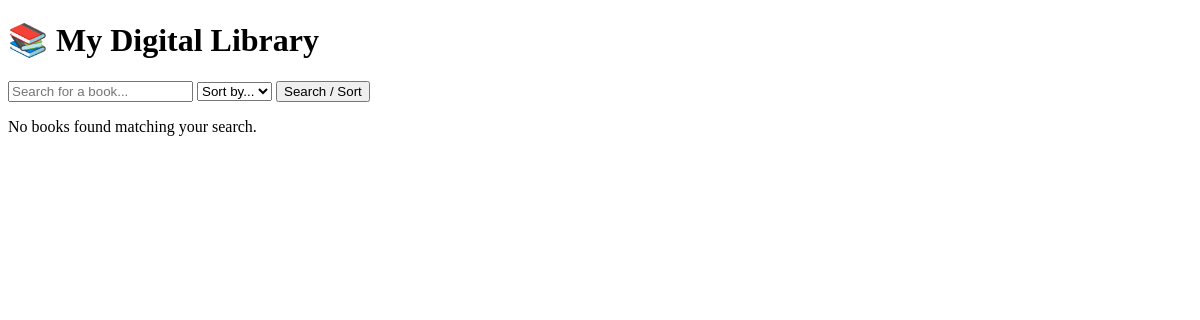
The app's page /, older data.
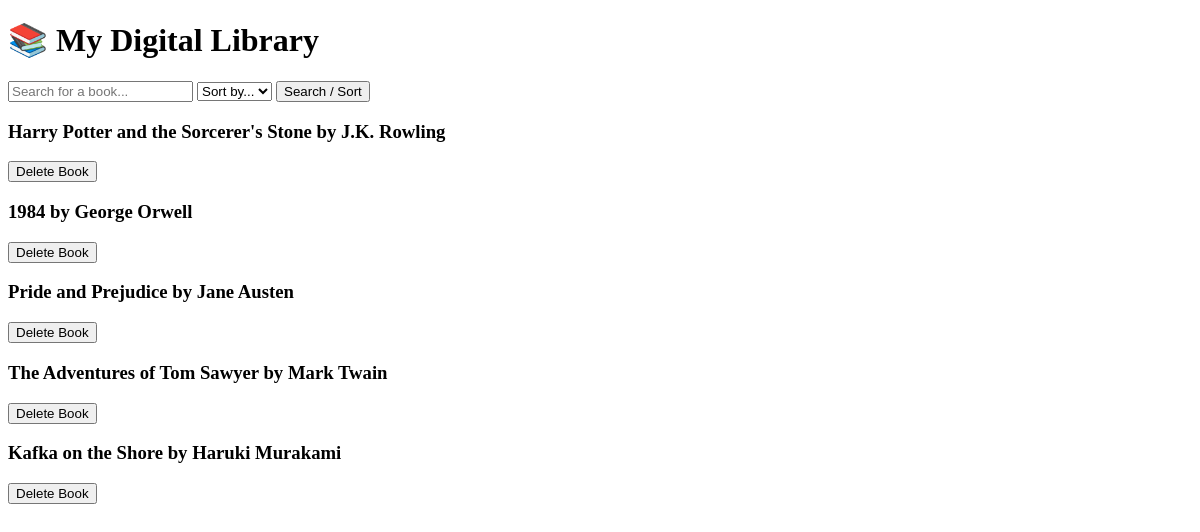
The same page, newer data.
### data_models.py (models this page shows, shortened)
class Book(db.Model):
    id = db.Column(db.Integer, primary_key=True,  autoincrement=True)
    isbn= db.Column(db.String(13), nullable=False, unique=True)
    title = db.Column(db.String(200), nullable=False)
    publication_year = db.Column(db.Integer, nullable=False)
    author_id = db.Column(db.Integer, db.ForeignKey('author.id'), nullable=False)
    author = db.relationship('Author', backref=db.backref('books', lazy=True))

class Author (db.Model):
    id = db.Column(db.Integer, primary_key=True)
    name = db.Column(db.String(100), nullable=False)
    birth_date = db.Column(db.Date, nullable=False)

### app.py (the view)
@app.route('/')
def home():
    search_query = request.args.get('q', '')
    sort_by = request.args.get('sort_by', '')
    query = Book.query.join(Author)
    if search_query:
        query = query.filter(Book.title.ilike(f'%{search_query}%'))
    if sort_by == 'title':
        query = query.order_by(Book.title)
    elif sort_by == 'author':
        query = query.order_by(Author.name)
    books = query.all()
    return render_template('home.html', books=books, sort_by=sort_by)

### templates/home.html (shortened to what this page needs)
<!DOCTYPE html>
<html lang="en">
<head>
</head>
<body>
  <h1>📚 My Digital Library</h1>
  <form action="/" method="GET">
  <input type="text" name="q" placeholder="Search for a book..." value="{{ request.args.get('q', '') }}">
   <select name="sort_by">
    <option value="">Sort by...</option>
  </select>
  <button type="submit">Search / Sort</button>
</form>
  {% if books %}
    {% for book in books %}
      <div>
        <h3>{{ book.title }}{% if book.author %} by {{ book.author.name }}{% else %} (Author unknown){% endif %}</h3>
        <form action="{{ url_for('delete_book', book_id=book.id) }}" method="POST" style="display:inline;">
          <button type="submit" onclick="return confirm('Are you sure?')">Delete Book</button>
        </form>
      </div>
    {% endfor %}
  {% else %}
    <p>No books found matching your search.</p>
  {% endif %}
</body>
</html>

Row changes from the older to the newer data that the page shows:
added Book: title "Harry Potter and the Sorcerer's Stone", author.name "J.K. Rowling"
added Book: title "1984", author.name "George Orwell"
added Book: title "Pride and Prejudice", author.name "Jane Austen"
added Book: title "The Adventures of Tom Sawyer", author.name "Mark Twain"
added Book: title "Kafka on the Shore", author.name "Haruki Murakami"
Text that changed along with them:
text no longer shown: "No books found matching your search."
